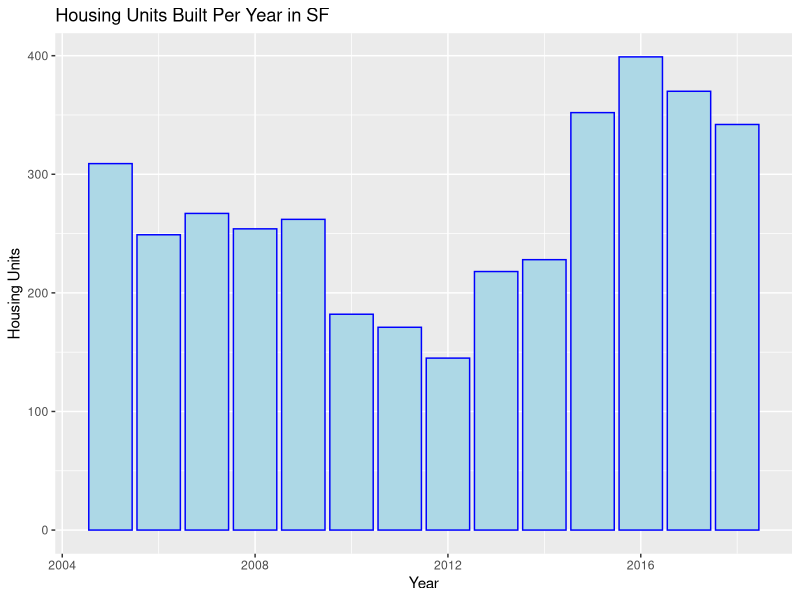
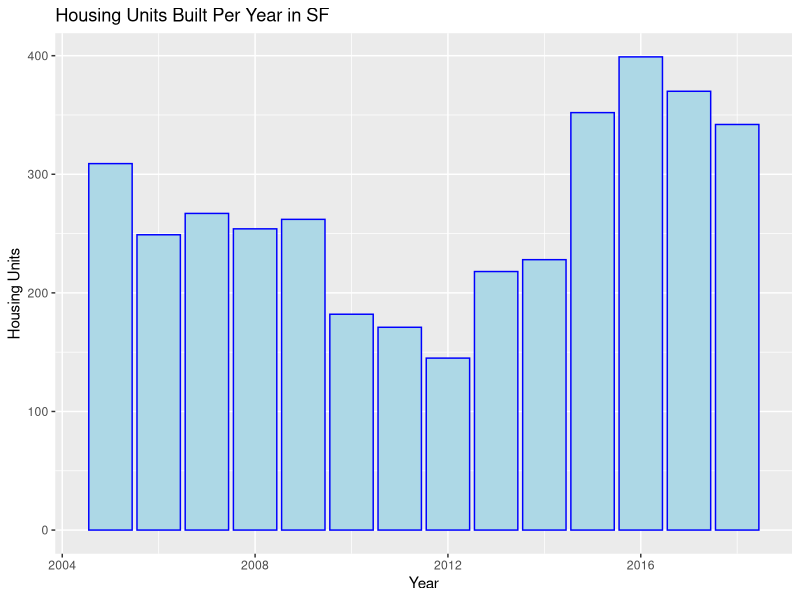

Write the R code that produced these figures, in order.
# Script to read in and plot Housing Inventory 
# from the city of San Francisco
# Ricardo Gutierrez-Vallejo
# rgutierrezvallejo@dons.usfca.edu
# February 16, 2020

library("dplyr")
library("ggplot2")
library("readr")

#read in housing data sheet
Housing_Inventory <- read_csv(file = "data/Housing_Inventories_2005_to_2018.csv")

#select only Apartments built
Housing_Inventory %>%
  filter(PROP_USE == "APARTMENTS") %>%
  group_by(YEAR) %>%
  count() %>%
  arrange(desc(n))

Housing_Inventory %>%
  ggplot(aes(x = YEAR)) +
  geom_bar(fill = "light blue", color = "blue") +
  labs(y = "Housing Units") +
  labs(x = "Year") +
  ggtitle("Housing Units Built Per Year in SF") 

ggsave("data/documentation/number_of_housing_units_per_year_SF.pdf")
